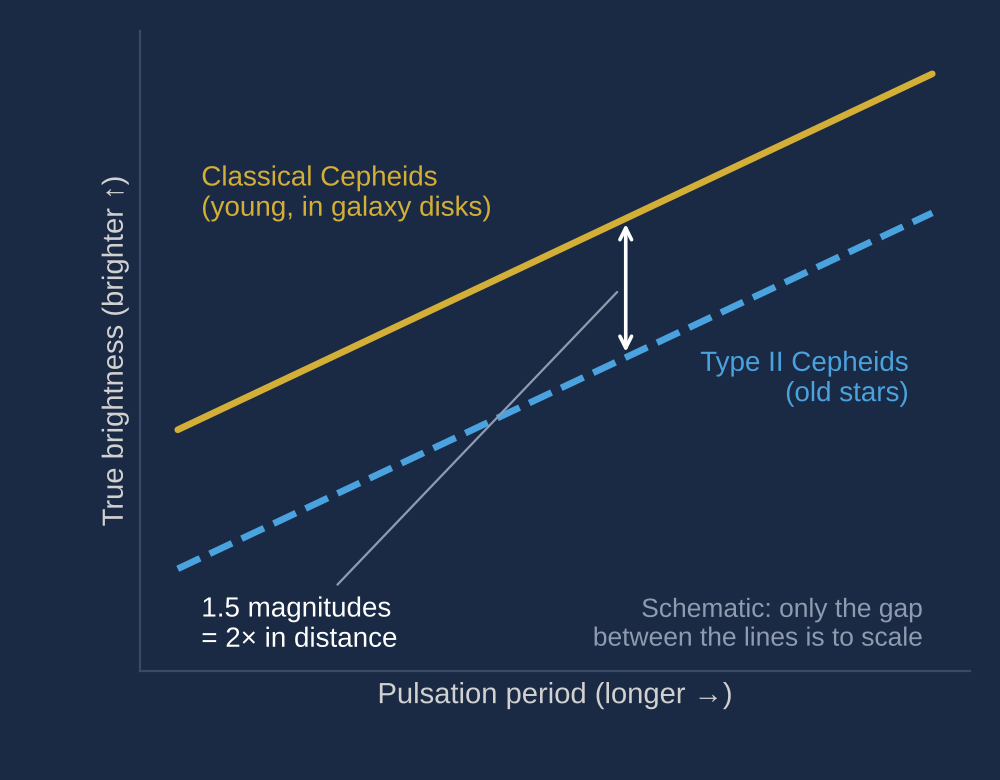

Write Python code to recreate this figure.
"""Schematic: classical vs Type II Cepheid period-luminosity relations.
Only the offset is quantitative: ~1.5 mag (Baade 1952; IAU Trans. VIII, 397), which is a
factor 10**(1.5/5) = 2.0 in distance. Lines drawn parallel for clarity; slopes, zero points
and period ranges are NOT to scale.
"""
import numpy as np
import matplotlib.pyplot as plt
from nbas_style import use, save
c = use()
fig, ax = plt.subplots(figsize=(5.0, 3.9))
fig.subplots_adjust(left=0.14, right=0.97, top=0.96, bottom=0.14)
x = np.linspace(0.0, 1.6, 50)
slope = 2.4
classical = -slope * x          # magnitude units, schematic
typeII = classical + 1.5
ax.plot(x, classical, color=c["a"], lw=2.4)
ax.plot(x, typeII, color=c["b"], lw=2.4, ls="--")
ax.text(0.05, -2.55, "Classical Cepheids\n(young, in galaxy disks)",
        color=c["a"], fontsize=10, ha="left", va="center")
ax.text(1.55, -0.55, "Type II Cepheids\n(old stars)",
        color=c["b"], fontsize=10, ha="right", va="center")
xa = 0.95
ax.annotate("", xy=(xa, -slope*xa), xytext=(xa, -slope*xa + 1.5),
            arrowprops=dict(arrowstyle="<->", color=c["strong"], lw=1.3))
ax.annotate("1.5 magnitudes\n= 2\u00d7 in distance", xy=(xa - 0.01, -slope*xa + 0.75),
            xytext=(0.05, 2.1), color=c["strong"], fontsize=10, va="center", ha="left",
            arrowprops=dict(arrowstyle="-", color=c["muted"], lw=0.8))
ax.set_ylim(2.6, -4.3)
ax.set_xticks([])
ax.set_yticks([]); 
ax.set_xlabel("Pulsation period (longer →)")
ax.set_ylabel("True brightness (brighter ↑)")
ax.text(1.58, 2.1, "Schematic: only the gap\nbetween the lines is to scale",
        color=c["muted"], fontsize=9.5, ha="right", va="center")
save(fig, "fig-two-cepheid-relations")
